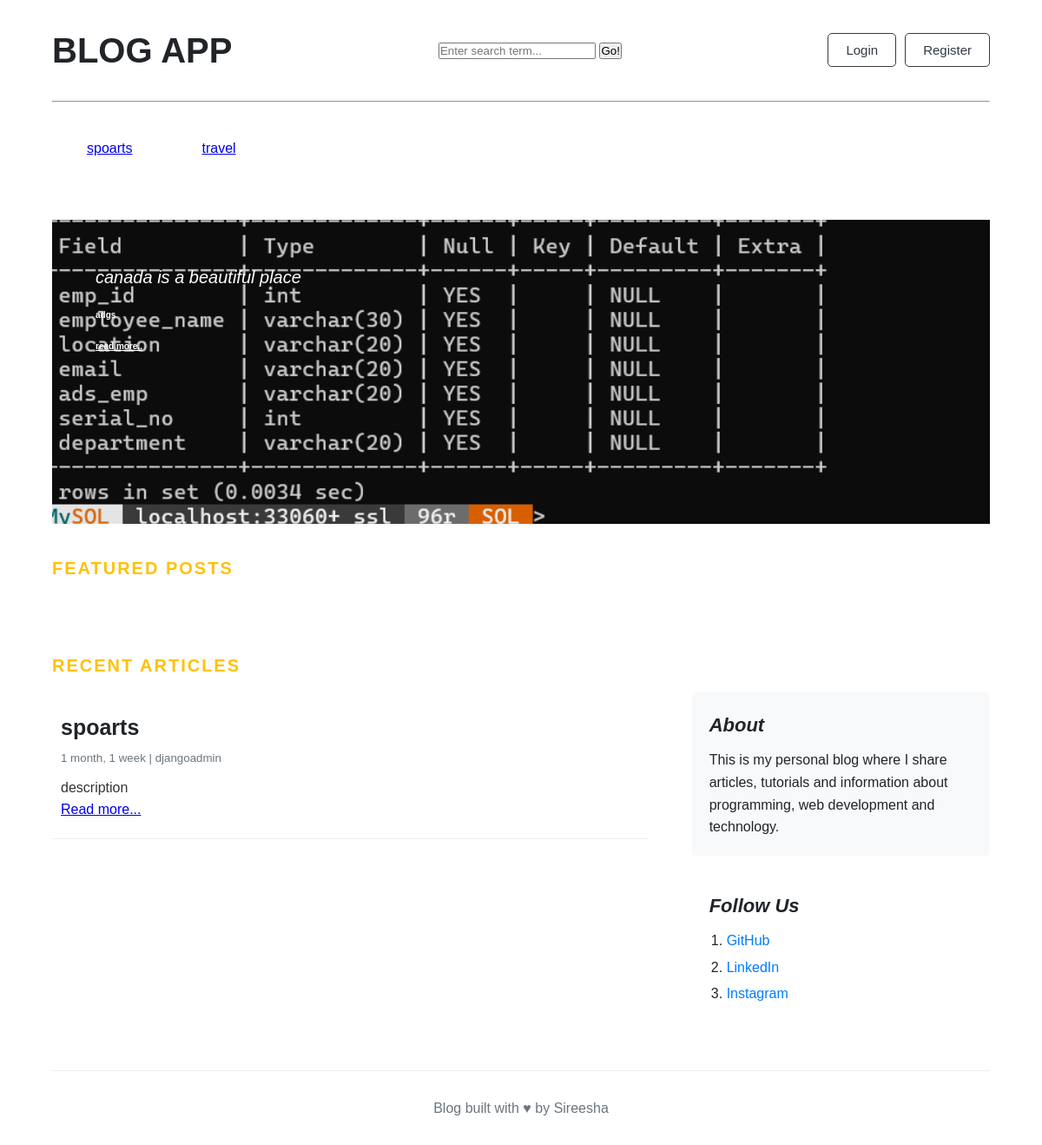
Before: / with the older database file.
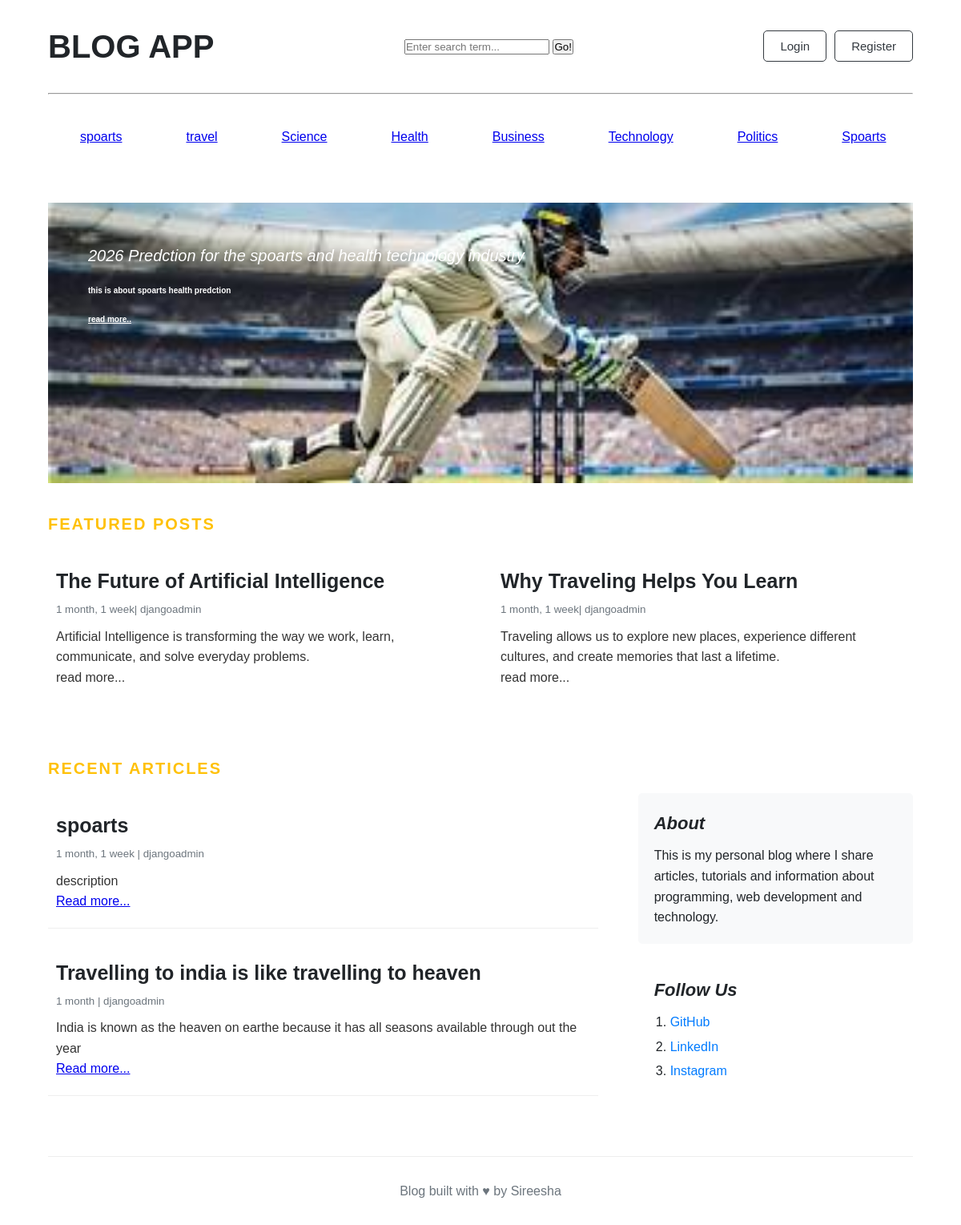
After: the same page with the newer database file.
### blogs/models.py (models this page shows, shortened)
class category(models.Model):
    category_name = models.CharField(max_length = 40,unique = True)
    created_at = models.DateTimeField(auto_now_add=True)
    updated_at = models.DateTimeField(auto_now = True)
    class Meta:
        verbose_name_plural='categories'

class Blog(models.Model):
    title = models.CharField(max_length=100)
    slug = models.SlugField(max_length=150, unique=True, blank=True)
    category = models.ForeignKey(category, on_delete=models.CASCADE)
    author = models.ForeignKey(User, on_delete=models.CASCADE)
    featured_image = models.ImageField(upload_to='uploads/%Y/%m/%d')
    short_description = models.TextField(max_length=500)
    blog_body = models.TextField(max_length=2000)
    status = models.CharField(max_length=20, choices=STATUS_CHOICES, default="Draft")
    is_featured = models.BooleanField(default=False)
    created_at = models.DateTimeField(auto_now_add=True)
    updated_at = models.DateTimeField(auto_now=True)

### blogs/views.py (the view)
# urls.py: 2. Add a URL to urlpatterns:  path('', views.home, name='home')
def home(req):
   Blog_Details = Blog.objects.filter(is_featured=True)
   Blog_non_featured = Blog.objects.filter(is_featured=False)
   return render(req,'home.html',{'Blog_Details':Blog_Details,'Blog_non_featured':Blog_non_featured})

### blogs/context_processors.py (called while the page is built)
def get_categories(request):
    categories = category.objects.all()
    return dict(categories=categories)

def searching(request):
    keyword = request.GET.get('keyword')
    print(keyword)
    return dict(keyword = keyword)

### blogs/Templates/home.html
{% extends 'base.html' %}
{% block content %}
    {% for post in Blog_Details %}
    {% if forloop.first %}
            <div class="featured-post" style=" background-image: url('{{ post.featured_image.url }}');
                                       background-repeat: no-repeat;
                                       background-size: cover;
                                       background-position: center;">
                <div class="featured-content">
                    <h1>{{ post.title }}</h1>
                    <p>{{ post.short_description | truncatewords:25}}</p>
                    <P><a href="{% url 'single_blog' post.slug %}" style="color:white">read more..</a></P>
                </div>
            </div>
    {% endif %}
    {% endfor %}
    <h3 class="section-title">Featured Posts </h3>
    <div class="featured_container">
    <div class="featured-posts">
    {%for post in Blog_Details%}
    {% if not forloop.first %}
           <div class="post-card">
                <div class="card-body">
                    <h3><a href="{% url 'single_blog' post.slug %}">{{post.title}}</a></h3>
                    <small> {{post.created_at |timesince}}| {{post.author}} </small>
                    <p>
                        {{post.short_description | truncatewords:25}}
                    </p>
                    <p>read more...</p>
                 </div>
             </div>
             {% endif %}
             {% endfor %}
    </div>
    </div>
  <h3 class="section-title">Recent Articles </h3>
<main class="main-content">
    <div class="blog-main">
        {% for post in Blog_non_featured %}
        <div class="post-card">
            <div class="card-body">
                <h3>
                    <a href="{% url 'single_blog' post.slug %}">
                        {{ post.title }}
                    </a>
                </h3>
                <small>
                    {{ post.created_at|timesince }} | {{ post.author }}
                </small>
                <p>
                    {{ post.short_description|truncatewords:20 }}
                </p>
                <p>
                    <a href="{% url 'single_blog' post.slug %}">Read more...</a>
                </p>
            </div>
        </div>
        {% endfor %}
    </div>
    <aside class="blog-sidebar">
        <div class="about">
            <h4>About</h4>
            <p>
                This is my personal blog where I share articles,
                tutorials and information about programming,
                web development and technology.
            </p>
        </div>
        <div class="follow">
            <h4>Follow Us</h4>
            <ol>
                <li>
                    <a href="https://github.com/" target="_blank">
                        GitHub
                    </a>
                </li>
                <li>
                    <a href="https://www.linkedin.com/" target="_blank">
                        LinkedIn
                    </a>
                </li>
                <li>
                    <a href="https://www.instagram.com/" target="_blank">
                        Instagram
                    </a>
                </li>
            </ol>
        </div>
    </aside>
</main>
<div>
{% endblock %}

### blogs/Templates/base.html (shortened to what this page needs)
{% load static %}
<!DOCTYPE html>
<html lang="en">
<head>
<link rel="stylesheet" href="{% static 'css/blog.css' %}">
</head>
<body>
<main class="container">
    <div class="nav">
       <h2>BLOG APP</h2>
            <div class="card mb-4">
                <div class="card-body">
                    <form method="GET" action="{% url 'search'%}">
                        <div class="input-group">
                            <input class="form-control" type="text" value="{{keyword|default:''}}" name="keyword" placeholder="Enter search term...">
                            <button class="btn btn-primary"type="submit">
                                Go!
                            </button>
                        </div>
                    </form>
                </div>
            </div>
        <div class="buttons">
        <button>Login</button>
        <button>Register</button>
    </div>
</div>
<hr>
<div class="topics">
            {% for topic in  categories %}
               <a href="{% url 'category_pages' topic.id%}" style="margin:40px">{{topic.category_name}}</a>
            {% endfor %}
</div>
 {% block content %}
 {% endblock %}
<footer>
    <p>
        Blog built with ♥ by Sireesha
    </p>
</footer>
</body>
</html>

### blogs/static/css/blog.css (style rules this page uses)
* { box-sizing: border-box; margin: 0; padding: 0; }
body { font-family: Arial, Helvetica, sans-serif; background-color: #ffffff; color: #212529; line-height: 1.6; }
.nav { display: flex; align-items: center; justify-content: space-between; padding: 25px 0; }
.nav h2 { font-size: 40px; font-weight: bold; }
.buttons { display: flex; gap: 10px; }
.buttons button { padding: 10px 20px; border: 1px solid #343a40; border-radius: 5px; background-color: white; color: #343a40; font-size: 15px; cursor: pointer; }
.topics { display:flex }
.container { width: 90%; max-width: 1140px; margin: 0 auto; }
.featured-post { margin-top: 30px; min-height: 350px; }
.featured-content { width: 70%; padding: 50px; }
.featured-content h1 { font-size: 20px; font-style: italic; font-weight: 400; margin-bottom: 20px; }
.featured-content p { font-size: 10px; margin-bottom: 20px; }
.featured-content { color: white; text-decoration: none; font-weight: bold; }
.featured_container { display:flex; align-items:space-between; }
.section-title { margin-top: 35px; margin-bottom: 15px; color: #ffc107; text-transform: uppercase; letter-spacing: 2px; font-size: 20px; }
.featured-posts { display: grid; grid-template-columns: 1fr 1fr; gap: 30px; margin-bottom: 30px; }
.post-card { border: none; background-color: white; }
.card-body { padding: 20px 10px; }
.card-body h3 { font-size: 25px; margin-bottom: 5px; }
.card-body h3 a { color: #212529; text-decoration: none; }
.card-body small { display: block; color: #6c757d; margin-bottom: 10px; }
.card-body p { font-size: 16px; color: #333; }
.main-content { display: flex; align-items: flex-start; gap: 40px; }
.blog-main { flex: 1; }
.blog-sidebar { width: 300px; flex-shrink: 0; }
.main-content { display: grid; grid-template-columns: 2fr 1fr; gap: 50px; margin-top: 10px; }
.blog-main { width: 100%; }
.blog-main .post-card { margin-bottom: 15px; border-bottom: 1px solid #eeeeee; }
.blog-sidebar { width: 100%; }
.about { background-color: #f8f9fa; padding: 20px; margin-bottom: 30px; border-radius: 5px; }
.about h4 { font-size: 22px; font-style: italic; margin-bottom: 10px; }
.about p { font-size: 16px; }
.follow { padding: 10px 20px; }
.follow h4 { font-size: 22px; font-style: italic; margin-bottom: 10px; }
.follow ol { padding-left: 20px; }
.follow li { margin-bottom: 5px; }
.follow a { color: #007bff; text-decoration: none; }
footer { margin-top: 60px; padding: 30px; border-top: 1px solid #eeeeee; text-align: center; color: #6c757d; }
* { box-sizing: border-box; }

Changed rows visible on the page:
removed Blog: featured_image (picture), title "canada is a beautiful place", short_description "adgs"
added category: category_name "Science"
added category: category_name "Health"
added category: category_name "Business"
added category: category_name "Technology"
added category: category_name "Politics"
added category: category_name "Spoarts"
added Blog: featured_image (picture), title "2026 Predction for the spoarts and health technology industry", short_description "this is about spoarts health predction"
added Blog: title "The Future of Artificial Intelligence", created_at "1 month, 1 week", author "djangoadmin", short_description "Artificial Intelligence is transforming the way we work, learn, communicate, and solve everyday problems.", shown under "FEATURED POSTS"
added Blog: title "Why Traveling Helps You Learn", created_at "1 month, 1 week", author "djangoadmin", short_description "Traveling allows us to explore new places, experience different cultures, and create memories that last a lifetime.", shown under "FEATURED POSTS"
added Blog: title "Travelling to india is like travelling to heaven", created_at "1 month", author "djangoadmin", short_description "India is known as the heaven on earthe because it has all seasons available through out the year", shown under "RECENT ARTICLES"
